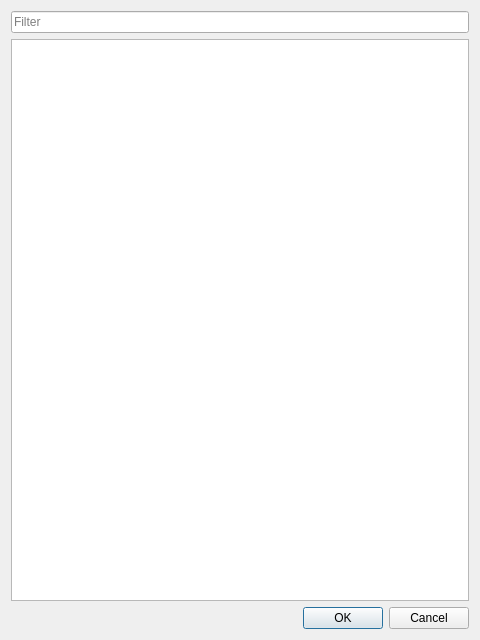
<?xml version="1.0" encoding="UTF-8"?>
<ui version="4.0">
 <class>SelectDevByMacAddrDialog</class>
 <widget class="QDialog" name="SelectDevByMacAddrDialog">
  <property name="geometry">
   <rect>
    <x>0</x>
    <y>0</y>
    <width>480</width>
    <height>640</height>
   </rect>
  </property>
  <property name="windowTitle">
   <string>Dialog</string>
  </property>
  <layout class="QVBoxLayout" name="verticalLayout">
   <item>
    <widget class="QLineEdit" name="lineEdit">
     <property name="placeholderText">
      <string>Filter</string>
     </property>
    </widget>
   </item>
   <item>
    <widget class="QTableView" name="tableView"/>
   </item>
   <item>
    <widget class="QDialogButtonBox" name="buttonBox">
     <property name="orientation">
      <enum>Qt::Horizontal</enum>
     </property>
     <property name="standardButtons">
      <set>QDialogButtonBox::Cancel|QDialogButtonBox::Ok</set>
     </property>
    </widget>
   </item>
  </layout>
 </widget>
 <resources/>
 <connections>
  <connection>
   <sender>buttonBox</sender>
   <signal>accepted()</signal>
   <receiver>SelectDevByMacAddrDialog</receiver>
   <slot>accept()</slot>
   <hints>
    <hint type="sourcelabel">
     <x>248</x>
     <y>254</y>
    </hint>
    <hint type="destinationlabel">
     <x>157</x>
     <y>274</y>
    </hint>
   </hints>
  </connection>
  <connection>
   <sender>buttonBox</sender>
   <signal>rejected()</signal>
   <receiver>SelectDevByMacAddrDialog</receiver>
   <slot>reject()</slot>
   <hints>
    <hint type="sourcelabel">
     <x>316</x>
     <y>260</y>
    </hint>
    <hint type="destinationlabel">
     <x>286</x>
     <y>274</y>
    </hint>
   </hints>
  </connection>
 </connections>
</ui>
